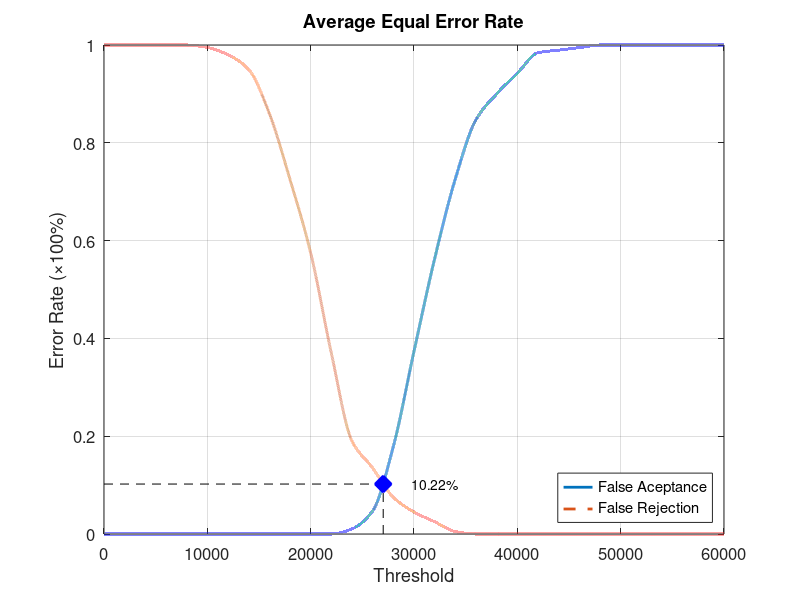
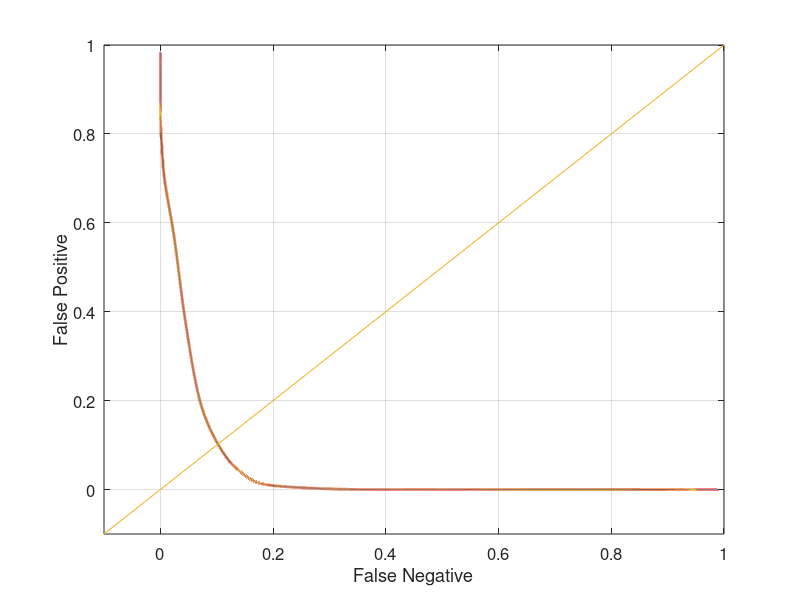

Reproduce these figures in MATLAB, in order.
function yEER = Database4_4
close all;
clear;
clc;
x = 0:2000:60000;
xq = 0:0.5:60000;

y0 = [0 0 0 0 0 0 0 0 0 0 0 0 0.0105263 0.0473684 0.178947 0.373684 0.563158 0.726316 0.847368 0.9 0.942105 0.984211 0.989474 0.994737 1 1 1 1 1 1 1];
yy0 = interp1(x, y0, xq, 'pchip');
y1 = [1 1 1 1 1 0.995 0.98 0.95 0.86 0.725 0.575 0.37 0.19 0.135 0.075 0.045 0.025 0.005 0 0 0 0 0 0 0 0 0 0 0 0 0];
yy1 = interp1(x, y1, xq, 'pchip');

% Calculating EER: 
y2 = abs(y0 - y1);
find(y2 == min(y2))
yy2 = abs(yy0 - yy1);
xEER = find(yy2 == min(yy2));
xEERIndex = xq(xEER) % X-axis EER
yEER = yy0(xEER) % Y-axis EER

main = figure
plot(xq, yy0,'-','LineWidth', 2);	hold on
plot(xq, yy1,'--','LineWidth', 2);	hold on
plot([xEERIndex xEERIndex], [0 yEER], 'k--');	hold on
plot([0 xEERIndex], [yEER yEER], 'k--');	hold on
plot(xEERIndex, yEER, 'bx', 'LineWidth', 10);	hold on
text(xEERIndex + 10 * xEERIndex / 100, yEER, [num2str(round((10000 * yEER)) / 100) '%'])
legend('False Aceptance', 'False Rejection', 'Location', 'SouthEast')
xlabel('Threshold')
ylabel('Error Rate (\times100%)')
title('Average Equal Error Rate')
set(gca, 'FontSize', 12)
axis([0 60000 0 1])
grid on

print(main, 'Database4_4Main', '-dpng');
FNRxFPR = figure('Color', [1 1 1]);
plot(yy1, yy0, '-', yy1, yy0, 'LineWidth', 2);
hold on
y = -0.1:0.1:1
plot(y, y); 
set(gca, 'FontSize', 12)
xlabel('False Negative')
ylabel('False Positive')
axis([-0.1 1 -0.1 1])
set(gca, 'FontSize', 12)
grid on

print(FNRxFPR, 'Database4_4FNRxFPR','-dpng');
end
